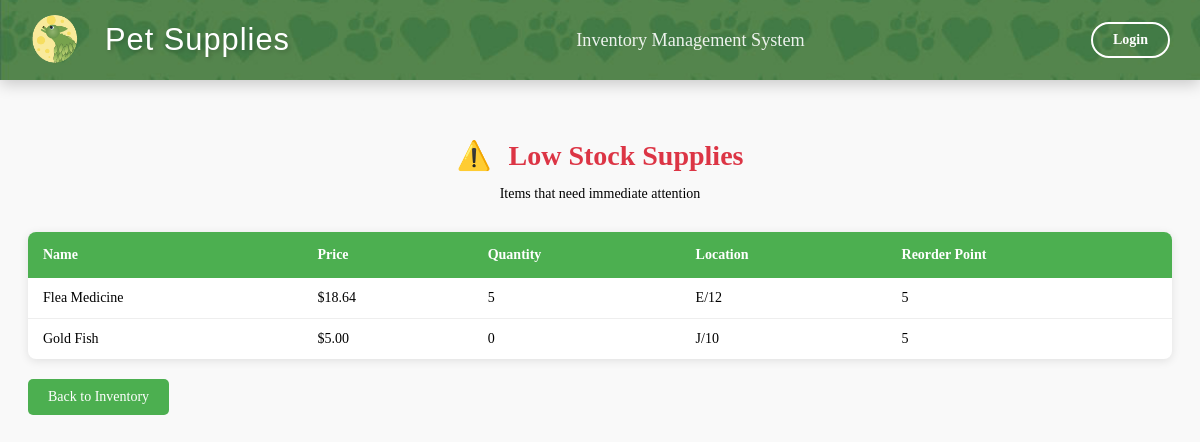
The page /low-stock/ on the database as committed earlier.
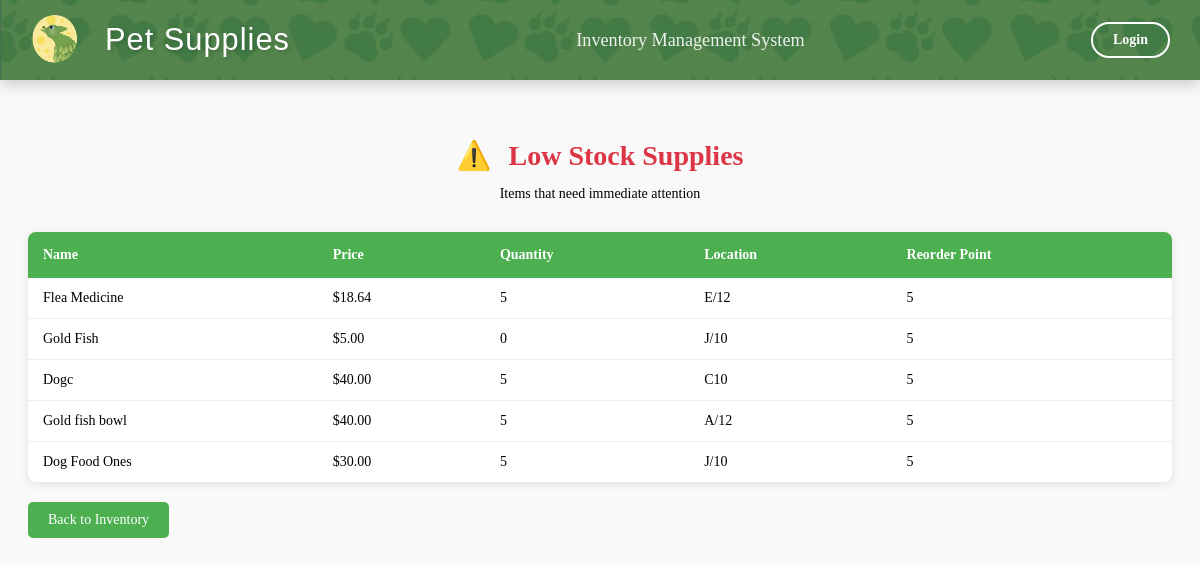
The same page on the database as committed later.
### inventory/models.py (models this page shows, shortened)
class Supply(models.Model):
    name = models.CharField(max_length=255, primary_key=True)
    price = models.FloatField()
    quantity = models.IntegerField()
    location = models.CharField(max_length=255)
    reorder_point = models.PositiveIntegerField(default=5)
    deleted = models.BooleanField(default=False)

### inventory/views.py (the view)
# urls.py: path('low-stock/', views.low_stock_supplies, name='low_stock_supplies'),
def low_stock_supplies(request):
    low_stock_items = Supply.objects.filter(quantity__lte=models.F('reorder_point'))
    return render(request, 'inventory/low_stock.html', {'low_stock_items': low_stock_items})

### inventory/templates/inventory/low_stock.html (shortened to what this page needs)
{% extends 'inventory/base.html' %}
{% load static %}
{% block content %}
<div class="low-stock-container">
    <div class="low-stock-header">
        <h1><span class="warning-icon">⚠️</span> Low Stock Supplies</h1>
        <p>Items that need immediate attention</p>
    </div>
    <table class="low-stock-table">
        <thead>
            <tr>
                <th>Name</th>
                <th>Price</th>
                <th>Quantity</th>
                <th>Location</th>
                <th>Reorder Point</th>
            </tr>
        </thead>
        <tbody>
            {% for supply in low_stock_items %}
            <tr>
                <td>{{ supply.name }}</td>
                <td>${{ supply.price|floatformat:2 }}</td>
                <td>{{ supply.quantity }}</td>
                <td>{{ supply.location }}</td>
                <td>{{ supply.reorder_point }}</td>
            </tr>
            {% empty %}
            <tr>
                <td colspan="5" class="empty-message">No low stock items at this time.</td>
            </tr>
            {% endfor %}
        </tbody>
    </table>
    <a href="{% url 'index' %}" class="back-link">Back to Inventory</a>
</div>
{% endblock %}

### inventory/templates/inventory/base.html (shortened to what this page needs)
{% load static %}
<!DOCTYPE html>
<html lang="en">
<head>
    <link rel="stylesheet" href="{% static 'css/styles.css' %}">
</head>
<body>
    <header class="header-container">
        <img src="{% static 'icons/header_image.jpg' %}" alt="Header Background" class="header-bg">
        <div class="header-content">
            <div class="header-left">
                <img src="{% static 'icons/TLeafLogo2sm.png' %}" alt="T Leaf Logo" class="logo">
                <div class="header-title">Pet Supplies</div>
            </div>
            <div class="header-subtitle">Inventory Management System</div>
            <div class="header-right">
                {% if user.is_authenticated %}
                    <span class="welcome-text">Welcome, {{ user.username }}</span>
                    <a href="{% url 'logout' %}" class="header-button">Logout</a>
                {% else %}
                    <a href="{% url 'login' %}" class="header-button">Login</a>
                {% endif %}
            </div>
        </div>
    </header>
    <div class="content-container">
        {% block content %}{% endblock %}
    </div>
</body>
</html>

### inventory/static/css/styles.css (style rules this page uses)
body { font-family: 'Georgia', serif; font-size: 14px; margin-top: 100px; background-color: #f9f9f9; }
.header-container { position: fixed; top: 0; left: 0; right: 0; height: 80px; background: linear-gradient(135deg, #1e4d2b, #2E7D32); color: white; z-index: 1000; box-shadow: 0 2px 10px rgba(0, 0, 0, 0.1); transition: all 0.3s ease; }
.header-bg { position: absolute; top: 0; left: 0; width: 100%; height: 100%; object-fit: cover; z-index: 1; }
.header-content { position: relative; z-index: 2; display: flex; align-items: center; justify-content: space-between; padding: 0 30px; height: 100%; max-width: 1400px; margin: 0 auto; }
.header-left { display: flex; align-items: center; gap: 25px; }
.header-title { font-family: 'Bauhaus 93', Arial, sans-serif; font-size: 2.2em; text-shadow: 2px 2px 4px rgba(0, 0, 0, 0.2); letter-spacing: 1px; }
.header-subtitle { font-size: 1.3em; opacity: 0.9; font-weight: 300; }
.header-right { display: flex; align-items: center; gap: 15px; }
.logo { width: 50px; height: 50px; border-radius: 50%; object-fit: cover; transition: transform 0.3s ease; }
.header-button { display: inline-block; padding: 8px 20px; background-color: transparent; border: 2px solid white; color: white; text-decoration: none; border-radius: 20px; font-weight: bold; transition: all 0.3s ease; }

### inventory/templates/inventory/low_stock.html (style rules this page uses)
.low-stock-container { max-width: 1200px; margin: 30px auto; padding: 20px; }
.low-stock-header { text-align: center; margin-bottom: 30px; }
.low-stock-header h1 { color: #dc3545; font-size: 2em; margin-bottom: 10px; }
.low-stock-table { width: 100%; border-collapse: collapse; background: white; box-shadow: 0 2px 10px rgba(0, 0, 0, 0.1); border-radius: 8px; overflow: hidden; }
.low-stock-table th { background-color: #4CAF50; color: white; padding: 15px; text-align: left; font-weight: 600; }
.low-stock-table td { padding: 12px 15px; border-bottom: 1px solid #eee; }
.low-stock-table tr:last-child td { border-bottom: none; }
.back-link { display: inline-block; margin-top: 20px; padding: 10px 20px; background-color: #4CAF50; color: white; text-decoration: none; border-radius: 5px; transition: background-color 0.3s; }
.warning-icon { color: #dc3545; margin-right: 10px; }

Rows that differ between the two databases and show on the page:
added Supply: name "Dogc", price "40.00", quantity "5", location "C10", reorder_point "5"
added Supply: name "Gold fish bowl", price "40.00", quantity "5", location "A/12", reorder_point "5"
added Supply: name "Dog Food Ones", price "30.00", quantity "5", location "J/10", reorder_point "5"
